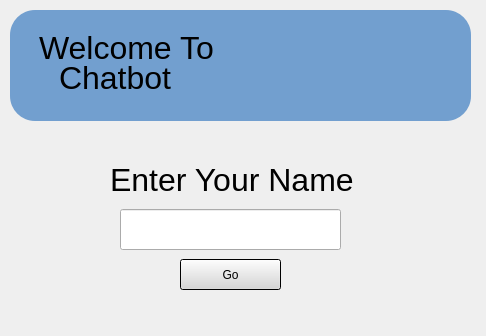
<?xml version="1.0" encoding="UTF-8"?>
<ui version="4.0">
 <class>welcome_win</class>
 <widget class="QDialog" name="welcome_win">
  <property name="geometry">
   <rect>
    <x>0</x>
    <y>0</y>
    <width>486</width>
    <height>336</height>
   </rect>
  </property>
  <property name="minimumSize">
   <size>
    <width>486</width>
    <height>336</height>
   </size>
  </property>
  <property name="maximumSize">
   <size>
    <width>486</width>
    <height>336</height>
   </size>
  </property>
  <property name="windowTitle">
   <string>Welcome To Chatbot</string>
  </property>
  <widget class="QFrame" name="header_frame">
   <property name="geometry">
    <rect>
     <x>10</x>
     <y>10</y>
     <width>461</width>
     <height>111</height>
    </rect>
   </property>
   <property name="minimumSize">
    <size>
     <width>461</width>
     <height>111</height>
    </size>
   </property>
   <property name="styleSheet">
    <string notr="true">border-radius: 25px; 
background-color: rgb(114, 159, 207);</string>
   </property>
   <property name="frameShape">
    <enum>QFrame::StyledPanel</enum>
   </property>
   <property name="frameShadow">
    <enum>QFrame::Raised</enum>
   </property>
   <layout class="QHBoxLayout" name="horizontalLayout">
    <item>
     <widget class="QFrame" name="welcome_frame">
      <property name="frameShape">
       <enum>QFrame::StyledPanel</enum>
      </property>
      <property name="frameShadow">
       <enum>QFrame::Raised</enum>
      </property>
      <widget class="QLabel" name="welcome_label">
       <property name="geometry">
        <rect>
         <x>20</x>
         <y>10</y>
         <width>177</width>
         <height>37</height>
        </rect>
       </property>
       <property name="minimumSize">
        <size>
         <width>177</width>
         <height>30</height>
        </size>
       </property>
       <property name="font">
        <font>
         <pointsize>24</pointsize>
        </font>
       </property>
       <property name="text">
        <string>Welcome To</string>
       </property>
      </widget>
      <widget class="QLabel" name="label">
       <property name="geometry">
        <rect>
         <x>40</x>
         <y>40</y>
         <width>119</width>
         <height>37</height>
        </rect>
       </property>
       <property name="font">
        <font>
         <pointsize>24</pointsize>
        </font>
       </property>
       <property name="text">
        <string>Chatbot</string>
       </property>
      </widget>
     </widget>
    </item>
    <item>
     <widget class="QFrame" name="frame_3">
      <property name="frameShape">
       <enum>QFrame::StyledPanel</enum>
      </property>
      <property name="frameShadow">
       <enum>QFrame::Raised</enum>
      </property>
      <widget class="QLabel" name="label_3">
       <property name="geometry">
        <rect>
         <x>60</x>
         <y>0</y>
         <width>81</width>
         <height>81</height>
        </rect>
       </property>
       <property name="autoFillBackground">
        <bool>false</bool>
       </property>
       <property name="text">
        <string/>
       </property>
       <property name="pixmap">
        <pixmap>Birdie Adium.AdiumIcon/Alert1.png</pixmap>
       </property>
       <property name="scaledContents">
        <bool>true</bool>
       </property>
      </widget>
     </widget>
    </item>
   </layout>
  </widget>
  <widget class="QFrame" name="frame_2">
   <property name="geometry">
    <rect>
     <x>20</x>
     <y>149</y>
     <width>441</width>
     <height>171</height>
    </rect>
   </property>
   <property name="styleSheet">
    <string notr="true"/>
   </property>
   <property name="frameShape">
    <enum>QFrame::NoFrame</enum>
   </property>
   <property name="frameShadow">
    <enum>QFrame::Raised</enum>
   </property>
   <widget class="QLabel" name="label_2">
    <property name="geometry">
     <rect>
      <x>90</x>
      <y>10</y>
      <width>251</width>
      <height>41</height>
     </rect>
    </property>
    <property name="font">
     <font>
      <pointsize>24</pointsize>
     </font>
    </property>
    <property name="text">
     <string>Enter Your Name</string>
    </property>
   </widget>
   <widget class="QLineEdit" name="lineEdit">
    <property name="geometry">
     <rect>
      <x>100</x>
      <y>60</y>
      <width>221</width>
      <height>41</height>
     </rect>
    </property>
   </widget>
   <widget class="QPushButton" name="pushButton">
    <property name="geometry">
     <rect>
      <x>160</x>
      <y>110</y>
      <width>101</width>
      <height>31</height>
     </rect>
    </property>
    <property name="styleSheet">
     <string notr="true">selection-background-color: qlineargradient(spread:pad, x1:0, y1:0, x2:1, y2:0, stop:0 rgba(0, 0, 0, 255), stop:1 rgba(255, 255, 255, 255));</string>
    </property>
    <property name="text">
     <string>Go</string>
    </property>
   </widget>
  </widget>
 </widget>
 <resources/>
 <connections/>
</ui>
